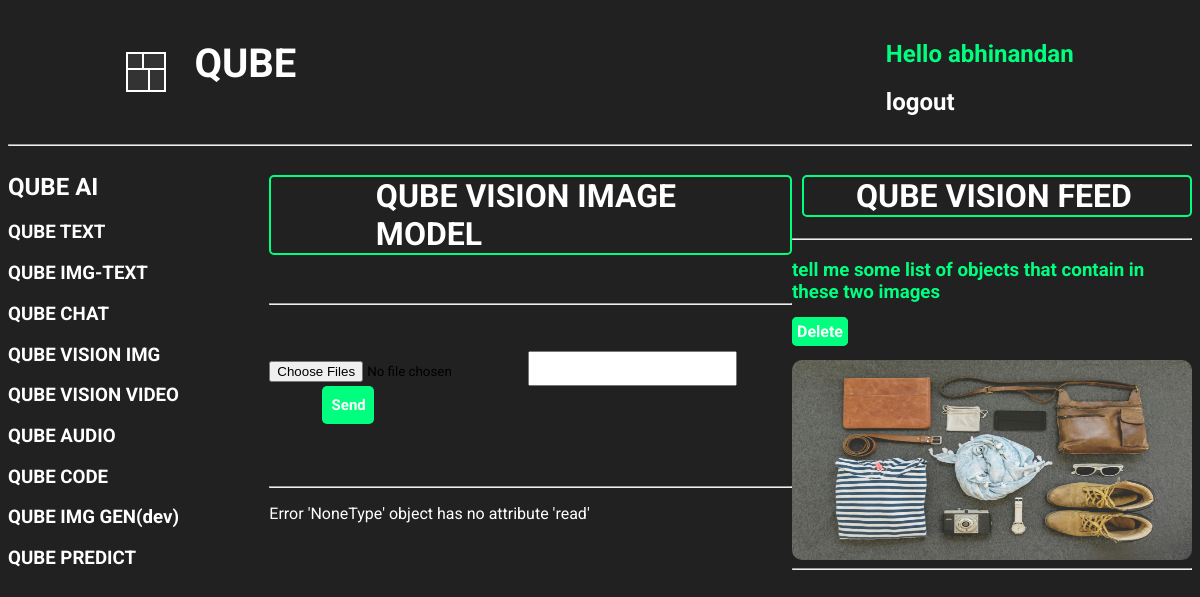
The app's page /visionImage/ (signed in), older data.
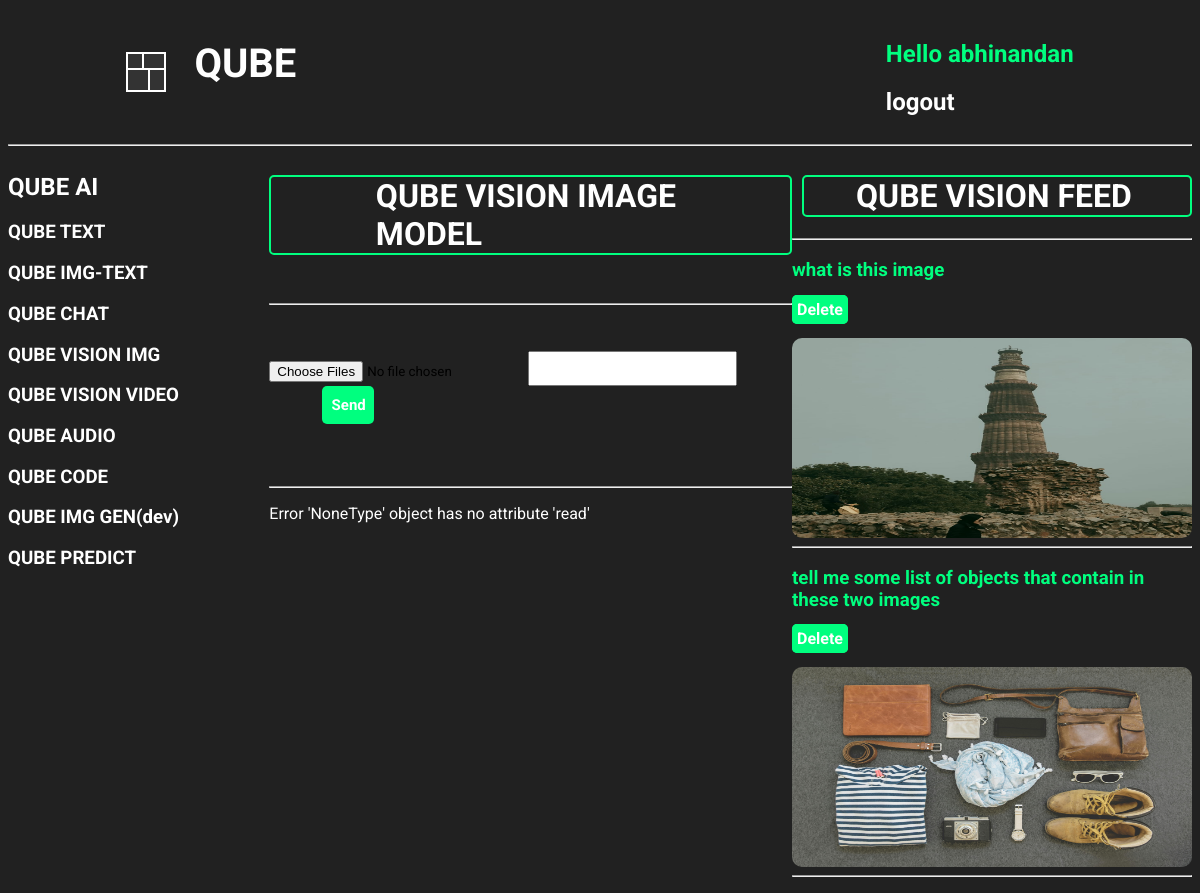
The same page, newer data.
### base/models.py (models this page shows, shortened)
class QubeVisionImgHistory(models.Model):
    user = models.ForeignKey(
        User, on_delete=models.CASCADE, related_name='qube_vision_images')
    user_text_query = models.TextField()
    user_img_query = models.ImageField(upload_to='uploaded_images/')
    response = models.TextField()
    created = models.DateTimeField(auto_now_add=True)

### base/views.py (the view)
# urls.py: path('visionImage/', views.qubeVisionImage, name='qubeVisionImage'),
@login_required(login_url='loginUser')
def qubeVisionImage(request):
    vision_img_text_response = []
    textQuery = request.POST.get('textQuery', '')
    imageQuery = request.FILES.get('imageQuery')
    qube_vision_img_text = QubeVisionImgHistory.objects.filter(
        user=request.user).order_by('-created')
    try:
        genai.configure(api_key=gemini_api_key)
        model = genai.GenerativeModel("gemini-1.5-flash")
        organ = PIL.Image.open(imageQuery)
        response = model.generate_content([textQuery, organ])
        generated_text = response.text
        lines = generated_text.strip().splitlines()
        QubeVisionImgHistory.objects.create(
            user=request.user, user_text_query=textQuery, user_img_query=imageQuery, response=generated_text)
        for line in lines:
            if line.startswith("*"):
                vision_img_text_response.append(
                    f"<li>{line.strip('* ').strip()}</li>")
            elif re.match(r'^[A-Za-z ]+$', line.strip()):
                vision_img_text_response.append(f"<h3>{line.strip()}</h3>")
            else:
                vision_img_text_response.append(f"<p>{line.strip()}</p>")
    except Exception as e:
        vision_img_text_response.append(f'Error {e}')
    context = {'vision_img_text_response': vision_img_text_response,
               'qube_vision_img_text': qube_vision_img_text}
    return render(request, 'base/qube_vision_image.html', context)

### base/templates/base/qube_vision_image.html (shortened to what this page needs)
{% extends 'main.html' %}
{% block content %}
<div class="qube_vision_activity">
    <div>
        {% include 'base/Models_component_ai.html' %}
    </div>
    <div>
        <div>
            <h1 style="color: white; border: 2px solid springgreen; border-radius: 5px; padding-left: 20%;">QUBE VISION
                IMAGE MODEL</h1>
        </div>
        <br>
        <hr>
        <br>
        <br>
        <form action="{% url 'qubeVisionImage' %}" method="POST" enctype="multipart/form-data">
            <input type="file" accept="image/*" name="imageQuery" multiple>
            <input type="text" name="textQuery" id="img_text_user_input">
            <button
                style="margin-left: 10%; padding: 10px; width: 10%; border-radius: 5px; font-size: 15px; font-weight: 700; color: white; background-color: springgreen; border-style: none; cursor: pointer;">Send</button>
        </form>
        <br>
        <br>
        <hr>
        <div>
            {% for line in vision_img_text_response %}
            <div style="color: white;">
                <p>{{ line|safe }}</p>
            </div>
            {% endfor %}
        </div>
    </div>
    <div>
        <h1
            style="color: white; border: 2px solid springgreen; margin-left: 10px; padding-left: 13%; border-radius: 5px;">
            QUBE VISION FEED
        </h1>
        <hr>
        <div>
            {% for chat in qube_vision_img_text %}
            <div>
                <div class="for_fixing_flex">
                    <h3><a href="{% url 'fullResponseQubeVision' chat.id %}" id="qube_vision_img_user_query">
                            {{ chat.user_text_query }}</a></h3>
                    <a href="{% url 'deleteQubeVisionImage' chat.id %}" id="del_btn">Delete</a>
                </div>
                <br>
                <img src="{{ chat.user_img_query.url }}" alt="uploaded images"
                    style="width: 400px; height: 200px; border-radius: 10px;">
                <hr>
            </div>
            {% endfor %}
        </div>
    </div>
</div>
{% endblock %}

### templates/main.html (shortened to what this page needs)
<!DOCTYPE html>
{% load static %}
<html lang="en">
<head>
    <link rel="stylesheet" href="{% static 'styles/main.css' %}">
    <link href='https://unpkg.com/boxicons@2.1.4/css/boxicons.min.css' rel='stylesheet'>
</head>
<body>
    {% include 'navbar.html' %}
    {% block content %}
    {% endblock %}
</body>
</html>

### templates/navbar.html (shortened to what this page needs)
<div class="navbar-container">
    <div class="QUBE_logo_link">
        <div class="cube-loader">
            <div class="cube cube1"></div>
            <div class="cube cube2"></div>
            <div class="cube cube3"></div>
            <div class="cube cube4"></div>
        </div>
        <div class="qube_text">
            <h1><a href="{% url 'home' %}">QUBE</a></h1>
        </div>
    </div>
    <div class="login_section">
        {% if request.user.is_authenticated %}
        <div class="after_user_login">
            <div class="hello_user">
                <h2> Hello {{ request.user }} </h2>
            </div>
            <div class="hello_user_logout">
                <h2><a href="{% url 'logoutUser' %}">logout</a></h2>
            </div>
        </div>
        {% else %}
        <div class="before_user_login">
            <h2><a href="{% url 'loginUser' %}">Login</a></h2>
        </div>
        {% endif %}
    </div>
</div>
<hr>

### base/templates/base/Models_component_ai.html
<div>
    <div class="qube_ai_model_all">
        <div id="qube_ai_model_link">
            <h2><a href="{% url 'qubeAI' %}">QUBE AI</a></h2>
        </div>
        <div id="qube_text_model_link">
            <h3><a href="{% url 'textModel' %}">QUBE TEXT</a></h3>
        </div>
        <div id="qube_img_text_model_link">
            <h3><a href="{% url 'imgModel' %}">QUBE IMG-TEXT</a></h3>
        </div>
        <div id="qube_chat_model_link">
            <h3><a href="{% url 'intactChat' %}">QUBE CHAT </a></h3>
        </div>
        <div id="qube_vision_img_model_link">
            <h3><a href="{% url 'qubeVisionImage' %}">QUBE VISION IMG</a></h3>
        </div>
        <div id="qube_vision_video_model_link">
            <h3><a href="{% url 'qubeVisionVideoQuery' %}">QUBE VISION VIDEO</a></h3>
        </div>
        <div id="qube_audio_model_link">
            <h3><a href="{% url 'qubeAudioQuery' %}">QUBE AUDIO</a></h3>
        </div>
        <div id="qube_code_model_link">
            <h3><a href="{% url 'qubeCodeModel' %}">QUBE CODE</a></h3>
        </div>
        <div id="qube_img_generation_model_link">
            <h3><a href="{% url 'qubeImgGenerate' %}">QUBE IMG GEN(dev)</a></h3>
        </div>
        <div id="qube_predict_model_link">
            <h3><a href="{% url 'qubePredict' %}">QUBE PREDICT</a></h3>
        </div>
    </div>
</div>

### static/styles/main.css (style rules this page uses)
* { font-family: "Roboto", serif; }
body { background-color: #212121; }
.cube-loader { position: relative; width: 40px; height: 40px; margin: auto; }
.cube { position: absolute; width: 50%; height: 50%; background-color: #333; border: 2px solid #fff; animation: foldCube 2.4s infinite linear; }
.cube1 { top: 0; left: 0; transform-origin: 100% 100%; }
.cube2 { top: 0; right: 0; transform-origin: 0 100%; }
.cube3 { bottom: 0; right: 0; transform-origin: 0 0; }
.cube4 { bottom: 0; left: 0; transform-origin: 100% 0; }
.cube1 { animation-delay: 0.3s; }
.cube2 { animation-delay: 0.6s; }
.cube3 { animation-delay: 0.9s; }
.cube4 { animation-delay: 1.2s; }
.QUBE_logo_link { display: flex; justify-content: space-between; gap: 20px; margin-left: 10%; }
.qube_text { margin-top: 6%; font-size: 20px; padding-left: 8px; padding-right: 8px; padding-top: 5px; margin-top: 0px; }
.qube_text a { text-decoration: none; color: white; transition: all 0.3s ease; }
.login_section { margin-right: 10%; padding-top: 1%; }
.hello_user { color: springgreen; }
.hello_user_logout a { text-decoration: none; color: white; transition: all 0.3s ease; }

### base/templates/base/qube_vision_image.html (style rules this page uses)
.qube_vision_activity { display: grid; grid-template-columns: 1fr 2fr 1fr; }
#qube_ai_model_link h2 a { text-decoration: none; color: white; transition: all 0.3s ease; }
#qube_text_model_link h3 a { text-decoration: none; color: white; transition: all 0.3s ease; }
#qube_img_text_model_link a { text-decoration: none; color: white; transition: all 0.3s ease; }
#qube_chat_model_link a { text-decoration: none; color: white; transition: all 0.3s ease; }
#qube_vision_img_model_link a { text-decoration: none; color: white; transition: all 0.3s ease; }
#qube_vision_video_model_link a { text-decoration: none; color: white; transition: all 0.3s ease; }
#qube_audio_model_link a { text-decoration: none; color: white; transition: all 0.3s ease; }
#qube_code_model_link a { text-decoration: none; color: white; transition: all 0.3s ease; }
#qube_img_generation_model_link a { text-decoration: none; color: white; transition: all 0.3s ease; }
#qube_predict_model_link a { text-decoration: none; color: white; transition: all 0.3s ease; }
#img_text_user_input { height: 35px; width: 40%; font-size: 20px; }
#qube_vision_img_user_query { color: springgreen; text-decoration: none; transition: all 0.3s ease; border-radius: 5px; }
#del_btn { color: white; text-decoration: none; border: 2px solid springgreen; padding: 3px; border-radius: 5px; background-color: springgreen; font-weight: 700; }

### templates/navbar.html (style rules this page uses)
.navbar-container { display: flex; justify-content: space-between; }

Row changes from the older to the newer data that the page shows:
added QubeVisionImgHistory: user_text_query "what is this image", user_img_query (picture)
